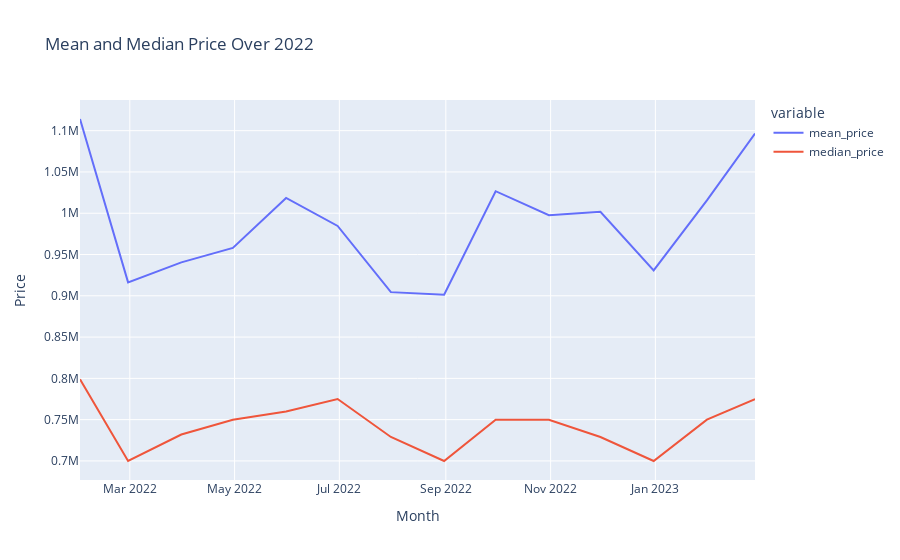

Notebook code for this chart:
### Code cell
px.line(time_g, title="Mean and Median Price Over 2022", labels={'value' : 'Price', 'added_at' : 'Month'})

### Figure 1 — Plotly figure (JSON) as saved in the notebook; plotly's stock layout.template omitted (floating-point values rounded to 4 significant figures)
{"data": [{"hovertemplate": "variable=mean_price<br>Month=%{x}<br>Price=%{y}<extra></extra>", "legendgroup": "mean_price", "line": {"color": "#636efa", "dash": "solid"}, "marker": {"symbol": "circle"}, "mode": "lines", "name": "mean_price", "orientation": "v", "showlegend": true, "type": "scatter", "x": ["2022-01-31T00:00:00+00:00", "2022-02-28T00:00:00+00:00", "2022-03-31T00:00:00+00:00", "2022-04-30T00:00:00+00:00", "2022-05-31T00:00:00+00:00", "2022-06-30T00:00:00+00:00", "2022-07-31T00:00:00+00:00", "2022-08-31T00:00:00+00:00", "2022-09-30T00:00:00+00:00", "2022-10-31T00:00:00+00:00", "2022-11-30T00:00:00+00:00", "2022-12-31T00:00:00+00:00", "2023-01-31T00:00:00+00:00", "2023-02-28T00:00:00+00:00"], "xaxis": "x", "y": [1114000.0, 916300.0, 940500.0, 958100.0, 1019000.0, 984600.0, 904400.0, 901300.0, 1027000.0, 997600.0, 1002000.0, 930800.0, 1016000.0, 1096000.0], "yaxis": "y"}, {"hovertemplate": "variable=median_price<br>Month=%{x}<br>Price=%{y}<extra></extra>", "legendgroup": "median_price", "line": {"color": "#EF553B", "dash": "solid"}, "marker": {"symbol": "circle"}, "mode": "lines", "name": "median_price", "orientation": "v", "showlegend": true, "type": "scatter", "x": ["2022-01-31T00:00:00+00:00", "2022-02-28T00:00:00+00:00", "2022-03-31T00:00:00+00:00", "2022-04-30T00:00:00+00:00", "2022-05-31T00:00:00+00:00", "2022-06-30T00:00:00+00:00", "2022-07-31T00:00:00+00:00", "2022-08-31T00:00:00+00:00", "2022-09-30T00:00:00+00:00", "2022-10-31T00:00:00+00:00", "2022-11-30T00:00:00+00:00", "2022-12-31T00:00:00+00:00", "2023-01-31T00:00:00+00:00", "2023-02-28T00:00:00+00:00"], "xaxis": "x", "y": [799000, 699990, 732000, 749900, 759900, 774950, 729000, 699900, 749900, 749900, 729000, 699900, 750000, 774900], "yaxis": "y"}], "layout": {"legend": {"title": {"text": "variable"}, "tracegroupgap": 0}, "title": {"text": "Mean and Median Price Over 2022"}, "xaxis": {"anchor": "y", "domain": [0, 1], "title": {"text": "Month"}}, "yaxis": {"anchor": "x", "domain": [0, 1], "title": {"text": "Price"}}}}
